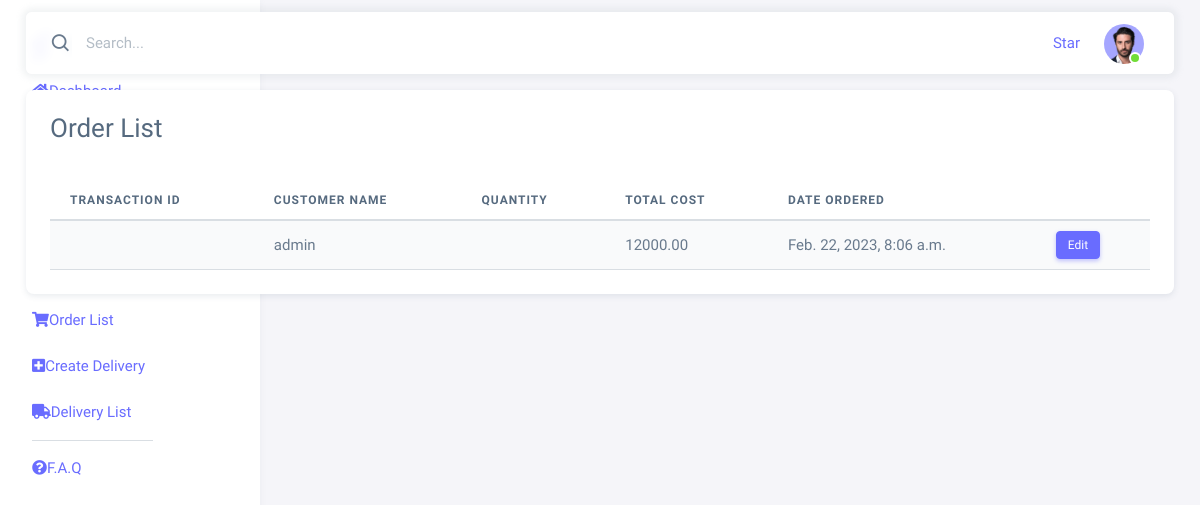
Page /inventory/order-list/ (signed in) on the committed database.
### inventory/models.py (models this page shows, shortened)
class Order(models.Model):
    INSTALLATION_ONLY = 'Installation Only'
    DESIGN_AND_INSTALLATION = 'Design and Installation'
    DESIGN_ONLY = 'Design Only'
    SERVICE_CHOICES = [
        (INSTALLATION_ONLY, 'Installation Only'),
        (DESIGN_AND_INSTALLATION, 'Design and Installation'),
        (DESIGN_ONLY, 'Design Only'),
    ]
    user = models.ForeignKey(User, on_delete=models.CASCADE)
    products = models.ManyToManyField(Product, through='CartItem')
    service = models.CharField(max_length=255, choices=SERVICE_CHOICES)
    date_ordered = models.DateTimeField(auto_now_add=True)
    is_completed = models.BooleanField(default=False)
    transaction_id =models.CharField(max_length=10, default='Pending Payment')
    def transaction_id(self, obj):
        return obj.order.transaction_id
    @property
    def service_cost(self):
        if self.service == Order.DESIGN_AND_INSTALLATION:
            product_prices = [item.product.price for item in self.cartitem_set.all() if item.product.price is not None]
            product_price = sum(product_prices)
            installation_cost = sum([item.product.category.installation_cost for item in self.cartitem_set.all() if item.product.category and item.product.category.installation_cost])
            return product_price + installation_cost
        elif self.service == Order.DESIGN_ONLY:
            product_prices = [item.product.price for item in self.cartitem_set.all() if item.product.price is not None]
            product_price = sum(product_prices)
            return product_price
        else:
            installation_cost = sum([item.product.category.installation_cost for item in self.cartitem_set.all() if item.product.category and item.product.category.installation_cost])
            return installation_cost

class CartItem(models.Model):
    order = models.ForeignKey(Order, on_delete=models.CASCADE)
    product = models.ForeignKey(Product, on_delete=models.CASCADE)
    quantity = models.PositiveIntegerField(default=1)
    cart = models.ForeignKey(Cart, on_delete=CASCADE)

class Product(models.Model):
    name = models.CharField(max_length=100)
    description = models.TextField()
    price = MoneyField(max_digits=10, decimal_places=2, default_currency='KES')
    image = models.ImageField(upload_to='products/')
    created_at = models.DateTimeField(auto_now_add=True)
    updated_at = models.DateTimeField(auto_now=True)
    category = models.ForeignKey(Category, default=None, on_delete=models.CASCADE)

class Category(models.Model):
	name = models.CharField(max_length=250)
	installation_cost = MoneyField(max_digits=10, decimal_places=2, default_currency='KES', null=True)

### accounts/models.py (models this page shows)
class User(AbstractUser):
    class UserTypes(models.TextChoices):
        CUSTOMER = 'CM', _('Customer')
        FINANCE = 'FM', _('Finance Manager')
        INVENTORY = 'IT', _('Inventory Manager')
        DESIGNER = 'DS', _('Designer')
        SUPPLY = 'SP', _('Supply')
        DRIVER = 'DR', _('Driver')
        ADMIN = 'AD', _('Admin')
    name = models.CharField(max_length=250, null=True)
    user_type = models.CharField(
        _('User Type'),
        max_length=3,
        choices=UserTypes.choices,
        default=UserTypes.ADMIN,
    )
    is_active = models.BooleanField(default=True)
    is_archived = models.BooleanField(default=False)
    updated = models.DateTimeField(auto_now=True)
    created = models.DateTimeField(auto_now_add=True)

### inventory/views.py (the view, shortened to what this page needs)
# urls.py: path('order-list/', OrderListView.as_view(), name='order-list'),
class OrderListView(LoginRequiredMixin, ListView):
    model = Order
    template_name = 'inventory/includes/order_list.html'
    context_object_name = 'orders'
    def get_context_data(self, **kwargs):
        context = super().get_context_data(**kwargs)
        order_list = self.get_queryset()
        order_data = []
        for order in order_list:
            transaction_id = order.transaction_id
            order_data.append({
                'order': order,
                'transaction_id': transaction_id
            })
        context['order_data'] = order_data
        return context
    def get_queryset(self):
        return Order.objects.filter(user=self.request.user)

### templates/inventory/order_list.html
{% extends 'inventory/layouts/base.html' %}
{% block content %}
    <div class="container-fluid mt-3">
        <div class="row">
            <div class="col-lg-12">
                <div class="card">
                    <div class="card-header">
                        <h3 class="card-title">Order List</h3>
                    </div>
                    <div class="card-body">
                        <div class="table-responsive">
                            <table class="table table-striped table-hover">
                                <thead>
                                    <tr>
                                        <th>Transaction ID</th>
                                        <th>Customer Name</th>
                                        <th>Quantity</th>
                                        <th>Total Cost</th>
                                        <th>Date Ordered</th>
                                    </tr>
                                </thead>
                                <tbody>
                                    {% for order in object_list %}
                                        <tr>
                                            <td>{{ order.transaction_id}}</td>
                                            <td>{{ order.user}}</td>
                                            <td>{{ order.quantity}}</td>
                                            <td>{{ order.service_cost}}</td>
                                            <td>{{ order.date_ordered }}</td>
                                            <td>
                                                <a href="#" class="btn btn-primary btn-sm">Edit</a>
                                            </td>
                                        </tr>
                                    {% empty %}
                                        <tr>
                                            <td colspan="5">No Orders</td>
                                        </tr>
                                    {% endfor %}
                                </tbody>
                            </table>
                        </div>
                    </div>
                </div>
            </div>
        </div>
    </div>
{% endblock %}

### rows in the picture
Order: user "admin", service_cost "12000.00", date_ordered "Feb. 22, 2023, 8:06 a.m."
